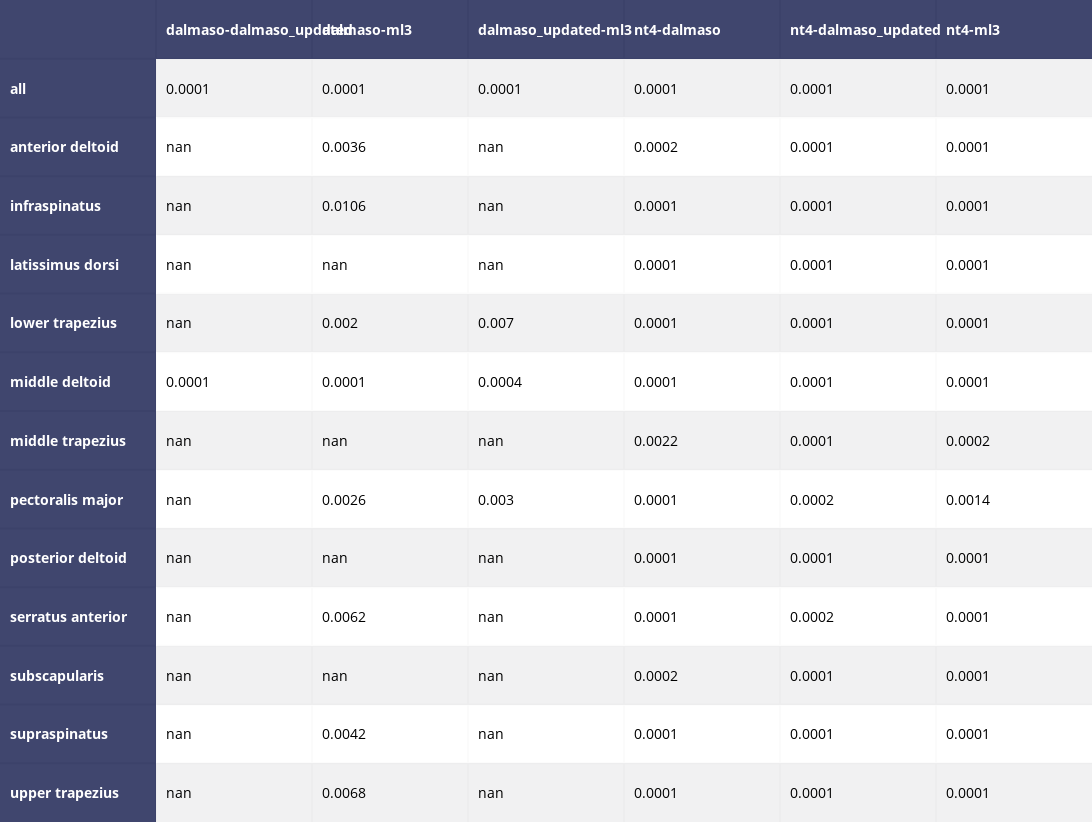

This figure's notebook cell:
### Code cell
ttest_report = mvc.plot.regression_report(df_ttest)
py.iplot(ttest_report, filename='mvc/ttest_report')

### Figure 1 — Plotly figure (JSON) as saved in the notebook; plotly's stock layout.template omitted (floating-point values rounded to 4 significant figures)
{"data": [{"colorscale": [[0, "#00083e"], [0.5, "#ededee"], [1, "#ffffff"]], "hoverinfo": "none", "opacity": 0.75, "showscale": false, "type": "heatmap", "z": [[0, 0, 0, 0, 0, 0, 0], [0, 0.5, 0.5, 0.5, 0.5, 0.5, 0.5], [0, 1, 1, 1, 1, 1, 1], [0, 0.5, 0.5, 0.5, 0.5, 0.5, 0.5], [0, 1, 1, 1, 1, 1, 1], [0, 0.5, 0.5, 0.5, 0.5, 0.5, 0.5], [0, 1, 1, 1, 1, 1, 1], [0, 0.5, 0.5, 0.5, 0.5, 0.5, 0.5], [0, 1, 1, 1, 1, 1, 1], [0, 0.5, 0.5, 0.5, 0.5, 0.5, 0.5], [0, 1, 1, 1, 1, 1, 1], [0, 0.5, 0.5, 0.5, 0.5, 0.5, 0.5], [0, 1, 1, 1, 1, 1, 1], [0, 0.5, 0.5, 0.5, 0.5, 0.5, 0.5]]}], "layout": {"annotations": [{"align": "left", "font": {"color": "#ffffff"}, "showarrow": false, "text": "<b></b>", "x": -0.45, "xanchor": "left", "xref": "x1", "y": 0, "yref": "y1"}, {"align": "left", "font": {"color": "#ffffff"}, "showarrow": false, "text": "<b>dalmaso-dalmaso_updated</b>", "x": 0.55, "xanchor": "left", "xref": "x1", "y": 0, "yref": "y1"}, {"align": "left", "font": {"color": "#ffffff"}, "showarrow": false, "text": "<b>dalmaso-ml3</b>", "x": 1.55, "xanchor": "left", "xref": "x1", "y": 0, "yref": "y1"}, {"align": "left", "font": {"color": "#ffffff"}, "showarrow": false, "text": "<b>dalmaso_updated-ml3</b>", "x": 2.55, "xanchor": "left", "xref": "x1", "y": 0, "yref": "y1"}, {"align": "left", "font": {"color": "#ffffff"}, "showarrow": false, "text": "<b>nt4-dalmaso</b>", "x": 3.55, "xanchor": "left", "xref": "x1", "y": 0, "yref": "y1"}, {"align": "left", "font": {"color": "#ffffff"}, "showarrow": false, "text": "<b>nt4-dalmaso_updated</b>", "x": 4.55, "xanchor": "left", "xref": "x1", "y": 0, "yref": "y1"}, {"align": "left", "font": {"color": "#ffffff"}, "showarrow": false, "text": "<b>nt4-ml3</b>", "x": 5.55, "xanchor": "left", "xref": "x1", "y": 0, "yref": "y1"}, {"align": "left", "font": {"color": "#ffffff"}, "showarrow": false, "text": "<b>all</b>", "x": -0.45, "xanchor": "left", "xref": "x1", "y": 1, "yref": "y1"}, {"align": "left", "font": {"color": "#000000"}, "showarrow": false, "text": "0.0001", "x": 0.55, "xanchor": "left", "xref": "x1", "y": 1, "yref": "y1"}, {"align": "left", "font": {"color": "#000000"}, "showarrow": false, "text": "0.0001", "x": 1.55, "xanchor": "left", "xref": "x1", "y": 1, "yref": "y1"}, {"align": "left", "font": {"color": "#000000"}, "showarrow": false, "text": "0.0001", "x": 2.55, "xanchor": "left", "xref": "x1", "y": 1, "yref": "y1"}, {"align": "left", "font": {"color": "#000000"}, "showarrow": false, "text": "0.0001", "x": 3.55, "xanchor": "left", "xref": "x1", "y": 1, "yref": "y1"}, {"align": "left", "font": {"color": "#000000"}, "showarrow": false, "text": "0.0001", "x": 4.55, "xanchor": "left", "xref": "x1", "y": 1, "yref": "y1"}, {"align": "left", "font": {"color": "#000000"}, "showarrow": false, "text": "0.0001", "x": 5.55, "xanchor": "left", "xref": "x1", "y": 1, "yref": "y1"}, {"align": "left", "font": {"color": "#ffffff"}, "showarrow": false, "text": "<b>anterior deltoid</b>", "x": -0.45, "xanchor": "left", "xref": "x1", "y": 2, "yref": "y1"}, {"align": "left", "font": {"color": "#000000"}, "showarrow": false, "text": "nan", "x": 0.55, "xanchor": "left", "xref": "x1", "y": 2, "yref": "y1"}, {"align": "left", "font": {"color": "#000000"}, "showarrow": false, "text": "0.0036", "x": 1.55, "xanchor": "left", "xref": "x1", "y": 2, "yref": "y1"}, {"align": "left", "font": {"color": "#000000"}, "showarrow": false, "text": "nan", "x": 2.55, "xanchor": "left", "xref": "x1", "y": 2, "yref": "y1"}, {"align": "left", "font": {"color": "#000000"}, "showarrow": false, "text": "0.0002", "x": 3.55, "xanchor": "left", "xref": "x1", "y": 2, "yref": "y1"}, {"align": "left", "font": {"color": "#000000"}, "showarrow": false, "text": "0.0001", "x": 4.55, "xanchor": "left", "xref": "x1", "y": 2, "yref": "y1"}, {"align": "left", "font": {"color": "#000000"}, "showarrow": false, "text": "0.0001", "x": 5.55, "xanchor": "left", "xref": "x1", "y": 2, "yref": "y1"}, {"align": "left", "font": {"color": "#ffffff"}, "showarrow": false, "text": "<b>infraspinatus</b>", "x": -0.45, "xanchor": "left", "xref": "x1", "y": 3, "yref": "y1"}, {"align": "left", "font": {"color": "#000000"}, "showarrow": false, "text": "nan", "x": 0.55, "xanchor": "left", "xref": "x1", "y": 3, "yref": "y1"}, {"align": "left", "font": {"color": "#000000"}, "showarrow": false, "text": "0.0106", "x": 1.55, "xanchor": "left", "xref": "x1", "y": 3, "yref": "y1"}, {"align": "left", "font": {"color": "#000000"}, "showarrow": false, "text": "nan", "x": 2.55, "xanchor": "left", "xref": "x1", "y": 3, "yref": "y1"}, {"align": "left", "font": {"color": "#000000"}, "showarrow": false, "text": "0.0001", "x": 3.55, "xanchor": "left", "xref": "x1", "y": 3, "yref": "y1"}, {"align": "left", "font": {"color": "#000000"}, "showarrow": false, "text": "0.0001", "x": 4.55, "xanchor": "left", "xref": "x1", "y": 3, "yref": "y1"}, {"align": "left", "font": {"color": "#000000"}, "showarrow": false, "text": "0.0001", "x": 5.55, "xanchor": "left", "xref": "x1", "y": 3, "yref": "y1"}, {"align": "left", "font": {"color": "#ffffff"}, "showarrow": false, "text": "<b>latissimus dorsi</b>", "x": -0.45, "xanchor": "left", "xref": "x1", "y": 4, "yref": "y1"}, {"align": "left", "font": {"color": "#000000"}, "showarrow": false, "text": "nan", "x": 0.55, "xanchor": "left", "xref": "x1", "y": 4, "yref": "y1"}, {"align": "left", "font": {"color": "#000000"}, "showarrow": false, "text": "nan", "x": 1.55, "xanchor": "left", "xref": "x1", "y": 4, "yref": "y1"}, {"align": "left", "font": {"color": "#000000"}, "showarrow": false, "text": "nan", "x": 2.55, "xanchor": "left", "xref": "x1", "y": 4, "yref": "y1"}, {"align": "left", "font": {"color": "#000000"}, "showarrow": false, "text": "0.0001", "x": 3.55, "xanchor": "left", "xref": "x1", "y": 4, "yref": "y1"}, {"align": "left", "font": {"color": "#000000"}, "showarrow": false, "text": "0.0001", "x": 4.55, "xanchor": "left", "xref": "x1", "y": 4, "yref": "y1"}, {"align": "left", "font": {"color": "#000000"}, "showarrow": false, "text": "0.0001", "x": 5.55, "xanchor": "left", "xref": "x1", "y": 4, "yref": "y1"}, {"align": "left", "font": {"color": "#ffffff"}, "showarrow": false, "text": "<b>lower trapezius</b>", "x": -0.45, "xanchor": "left", "xref": "x1", "y": 5, "yref": "y1"}, {"align": "left", "font": {"color": "#000000"}, "showarrow": false, "text": "nan", "x": 0.55, "xanchor": "left", "xref": "x1", "y": 5, "yref": "y1"}, {"align": "left", "font": {"color": "#000000"}, "showarrow": false, "text": "0.002", "x": 1.55, "xanchor": "left", "xref": "x1", "y": 5, "yref": "y1"}, {"align": "left", "font": {"color": "#000000"}, "showarrow": false, "text": "0.007", "x": 2.55, "xanchor": "left", "xref": "x1", "y": 5, "yref": "y1"}, {"align": "left", "font": {"color": "#000000"}, "showarrow": false, "text": "0.0001", "x": 3.55, "xanchor": "left", "xref": "x1", "y": 5, "yref": "y1"}, {"align": "left", "font": {"color": "#000000"}, "showarrow": false, "text": "0.0001", "x": 4.55, "xanchor": "left", "xref": "x1", "y": 5, "yref": "y1"}, {"align": "left", "font": {"color": "#000000"}, "showarrow": false, "text": "0.0001", "x": 5.55, "xanchor": "left", "xref": "x1", "y": 5, "yref": "y1"}, {"align": "left", "font": {"color": "#ffffff"}, "showarrow": false, "text": "<b>middle deltoid</b>", "x": -0.45, "xanchor": "left", "xref": "x1", "y": 6, "yref": "y1"}, {"align": "left", "font": {"color": "#000000"}, "showarrow": false, "text": "0.0001", "x": 0.55, "xanchor": "left", "xref": "x1", "y": 6, "yref": "y1"}, {"align": "left", "font": {"color": "#000000"}, "showarrow": false, "text": "0.0001", "x": 1.55, "xanchor": "left", "xref": "x1", "y": 6, "yref": "y1"}, {"align": "left", "font": {"color": "#000000"}, "showarrow": false, "text": "0.0004", "x": 2.55, "xanchor": "left", "xref": "x1", "y": 6, "yref": "y1"}, {"align": "left", "font": {"color": "#000000"}, "showarrow": false, "text": "0.0001", "x": 3.55, "xanchor": "left", "xref": "x1", "y": 6, "yref": "y1"}, {"align": "left", "font": {"color": "#000000"}, "showarrow": false, "text": "0.0001", "x": 4.55, "xanchor": "left", "xref": "x1", "y": 6, "yref": "y1"}, {"align": "left", "font": {"color": "#000000"}, "showarrow": false, "text": "0.0001", "x": 5.55, "xanchor": "left", "xref": "x1", "y": 6, "yref": "y1"}, {"align": "left", "font": {"color": "#ffffff"}, "showarrow": false, "text": "<b>middle trapezius</b>", "x": -0.45, "xanchor": "left", "xref": "x1", "y": 7, "yref": "y1"}, {"align": "left", "font": {"color": "#000000"}, "showarrow": false, "text": "nan", "x": 0.55, "xanchor": "left", "xref": "x1", "y": 7, "yref": "y1"}, {"align": "left", "font": {"color": "#000000"}, "showarrow": false, "text": "nan", "x": 1.55, "xanchor": "left", "xref": "x1", "y": 7, "yref": "y1"}, {"align": "left", "font": {"color": "#000000"}, "showarrow": false, "text": "nan", "x": 2.55, "xanchor": "left", "xref": "x1", "y": 7, "yref": "y1"}, {"align": "left", "font": {"color": "#000000"}, "showarrow": false, "text": "0.0022", "x": 3.55, "xanchor": "left", "xref": "x1", "y": 7, "yref": "y1"}, {"align": "left", "font": {"color": "#000000"}, "showarrow": false, "text": "0.0001", "x": 4.55, "xanchor": "left", "xref": "x1", "y": 7, "yref": "y1"}, {"align": "left", "font": {"color": "#000000"}, "showarrow": false, "text": "0.0002", "x": 5.55, "xanchor": "left", "xref": "x1", "y": 7, "yref": "y1"}, {"align": "left", "font": {"color": "#ffffff"}, "showarrow": false, "text": "<b>pectoralis major</b>", "x": -0.45, "xanchor": "left", "xref": "x1", "y": 8, "yref": "y1"}, {"align": "left", "font": {"color": "#000000"}, "showarrow": false, "text": "nan", "x": 0.55, "xanchor": "left", "xref": "x1", "y": 8, "yref": "y1"}, {"align": "left", "font": {"color": "#000000"}, "showarrow": false, "text": "0.0026", "x": 1.55, "xanchor": "left", "xref": "x1", "y": 8, "yref": "y1"}, {"align": "left", "font": {"color": "#000000"}, "showarrow": false, "text": "0.003", "x": 2.55, "xanchor": "left", "xref": "x1", "y": 8, "yref": "y1"}, {"align": "left", "font": {"color": "#000000"}, "showarrow": false, "text": "0.0001", "x": 3.55, "xanchor": "left", "xref": "x1", "y": 8, "yref": "y1"}, {"align": "left", "font": {"color": "#000000"}, "showarrow": false, "text": "0.0002", "x": 4.55, "xanchor": "left", "xref": "x1", "y": 8, "yref": "y1"}, {"align": "left", "font": {"color": "#000000"}, "showarrow": false, "text": "0.0014", "x": 5.55, "xanchor": "left", "xref": "x1", "y": 8, "yref": "y1"}, {"align": "left", "font": {"color": "#ffffff"}, "showarrow": false, "text": "<b>posterior deltoid</b>", "x": -0.45, "xanchor": "left", "xref": "x1", "y": 9, "yref": "y1"}, {"align": "left", "font": {"color": "#000000"}, "showarrow": false, "text": "nan", "x": 0.55, "xanchor": "left", "xref": "x1", "y": 9, "yref": "y1"}, {"align": "left", "font": {"color": "#000000"}, "showarrow": false, "text": "nan", "x": 1.55, "xanchor": "left", "xref": "x1", "y": 9, "yref": "y1"}, {"align": "left", "font": {"color": "#000000"}, "showarrow": false, "text": "nan", "x": 2.55, "xanchor": "left", "xref": "x1", "y": 9, "yref": "y1"}, {"align": "left", "font": {"color": "#000000"}, "showarrow": false, "text": "0.0001", "x": 3.55, "xanchor": "left", "xref": "x1", "y": 9, "yref": "y1"}, {"align": "left", "font": {"color": "#000000"}, "showarrow": false, "text": "0.0001", "x": 4.55, "xanchor": "left", "xref": "x1", "y": 9, "yref": "y1"}, {"align": "left", "font": {"color": "#000000"}, "showarrow": false, "text": "0.0001", "x": 5.55, "xanchor": "left", "xref": "x1", "y": 9, "yref": "y1"}, {"align": "left", "font": {"color": "#ffffff"}, "showarrow": false, "text": "<b>serratus anterior</b>", "x": -0.45, "xanchor": "left", "xref": "x1", "y": 10, "yref": "y1"}, {"align": "left", "font": {"color": "#000000"}, "showarrow": false, "text": "nan", "x": 0.55, "xanchor": "left", "xref": "x1", "y": 10, "yref": "y1"}, {"align": "left", "font": {"color": "#000000"}, "showarrow": false, "text": "0.0062", "x": 1.55, "xanchor": "left", "xref": "x1", "y": 10, "yref": "y1"}, {"align": "left", "font": {"color": "#000000"}, "showarrow": false, "text": "nan", "x": 2.55, "xanchor": "left", "xref": "x1", "y": 10, "yref": "y1"}, {"align": "left", "font": {"color": "#000000"}, "showarrow": false, "text": "0.0001", "x": 3.55, "xanchor": "left", "xref": "x1", "y": 10, "yref": "y1"}, {"align": "left", "font": {"color": "#000000"}, "showarrow": false, "text": "0.0002", "x": 4.55, "xanchor": "left", "xref": "x1", "y": 10, "yref": "y1"}, {"align": "left", "font": {"color": "#000000"}, "showarrow": false, "text": "0.0001", "x": 5.55, "xanchor": "left", "xref": "x1", "y": 10, "yref": "y1"}, {"align": "left", "font": {"color": "#ffffff"}, "showarrow": false, "text": "<b>subscapularis</b>", "x": -0.45, "xanchor": "left", "xref": "x1", "y": 11, "yref": "y1"}, {"align": "left", "font": {"color": "#000000"}, "showarrow": false, "text": "nan", "x": 0.55, "xanchor": "left", "xref": "x1", "y": 11, "yref": "y1"}, {"align": "left", "font": {"color": "#000000"}, "showarrow": false, "text": "nan", "x": 1.55, "xanchor": "left", "xref": "x1", "y": 11, "yref": "y1"}, {"align": "left", "font": {"color": "#000000"}, "showarrow": false, "text": "nan", "x": 2.55, "xanchor": "left", "xref": "x1", "y": 11, "yref": "y1"}, {"align": "left", "font": {"color": "#000000"}, "showarrow": false, "text": "0.0002", "x": 3.55, "xanchor": "left", "xref": "x1", "y": 11, "yref": "y1"}, {"align": "left", "font": {"color": "#000000"}, "showarrow": false, "text": "0.0001", "x": 4.55, "xanchor": "left", "xref": "x1", "y": 11, "yref": "y1"}, {"align": "left", "font": {"color": "#000000"}, "showarrow": false, "text": "0.0001", "x": 5.55, "xanchor": "left", "xref": "x1", "y": 11, "yref": "y1"}, {"align": "left", "font": {"color": "#ffffff"}, "showarrow": false, "text": "<b>supraspinatus</b>", "x": -0.45, "xanchor": "left", "xref": "x1", "y": 12, "yref": "y1"}, {"align": "left", "font": {"color": "#000000"}, "showarrow": false, "text": "nan", "x": 0.55, "xanchor": "left", "xref": "x1", "y": 12, "yref": "y1"}, {"align": "left", "font": {"color": "#000000"}, "showarrow": false, "text": "0.0042", "x": 1.55, "xanchor": "left", "xref": "x1", "y": 12, "yref": "y1"}, {"align": "left", "font": {"color": "#000000"}, "showarrow": false, "text": "nan", "x": 2.55, "xanchor": "left", "xref": "x1", "y": 12, "yref": "y1"}, {"align": "left", "font": {"color": "#000000"}, "showarrow": false, "text": "0.0001", "x": 3.55, "xanchor": "left", "xref": "x1", "y": 12, "yref": "y1"}, {"align": "left", "font": {"color": "#000000"}, "showarrow": false, "text": "0.0001", "x": 4.55, "xanchor": "left", "xref": "x1", "y": 12, "yref": "y1"}, {"align": "left", "font": {"color": "#000000"}, "showarrow": false, "text": "0.0001", "x": 5.55, "xanchor": "left", "xref": "x1", "y": 12, "yref": "y1"}, {"align": "left", "font": {"color": "#ffffff"}, "showarrow": false, "text": "<b>upper trapezius</b>", "x": -0.45, "xanchor": "left", "xref": "x1", "y": 13, "yref": "y1"}, {"align": "left", "font": {"color": "#000000"}, "showarrow": false, "text": "nan", "x": 0.55, "xanchor": "left", "xref": "x1", "y": 13, "yref": "y1"}, {"align": "left", "font": {"color": "#000000"}, "showarrow": false, "text": "0.0068", "x": 1.55, "xanchor": "left", "xref": "x1", "y": 13, "yref": "y1"}, {"align": "left", "font": {"color": "#000000"}, "showarrow": false, "text": "nan", "x": 2.55, "xanchor": "left", "xref": "x1", "y": 13, "yref": "y1"}, {"align": "left", "font": {"color": "#000000"}, "showarrow": false, "text": "0.0001", "x": 3.55, "xanchor": "left", "xref": "x1", "y": 13, "yref": "y1"}, {"align": "left", "font": {"color": "#000000"}, "showarrow": false, "text": "0.0001", "x": 4.55, "xanchor": "left", "xref": "x1", "y": 13, "yref": "y1"}, {"align": "left", "font": {"color": "#000000"}, "showarrow": false, "text": "0.0001", "x": 5.55, "xanchor": "left", "xref": "x1", "y": 13, "yref": "y1"}], "font": {"size": 14}, "height": 822, "hovermode": "closest", "margin": {"b": 0, "l": 0, "r": 0, "t": 0}, "width": 1096, "xaxis": {"dtick": 1, "gridwidth": 2, "showticklabels": false, "tick0": -0.5, "ticks": "", "zeroline": false}, "yaxis": {"autorange": "reversed", "dtick": 1, "gridwidth": 2, "showticklabels": false, "tick0": 0.5, "ticks": "", "zeroline": false}}}
